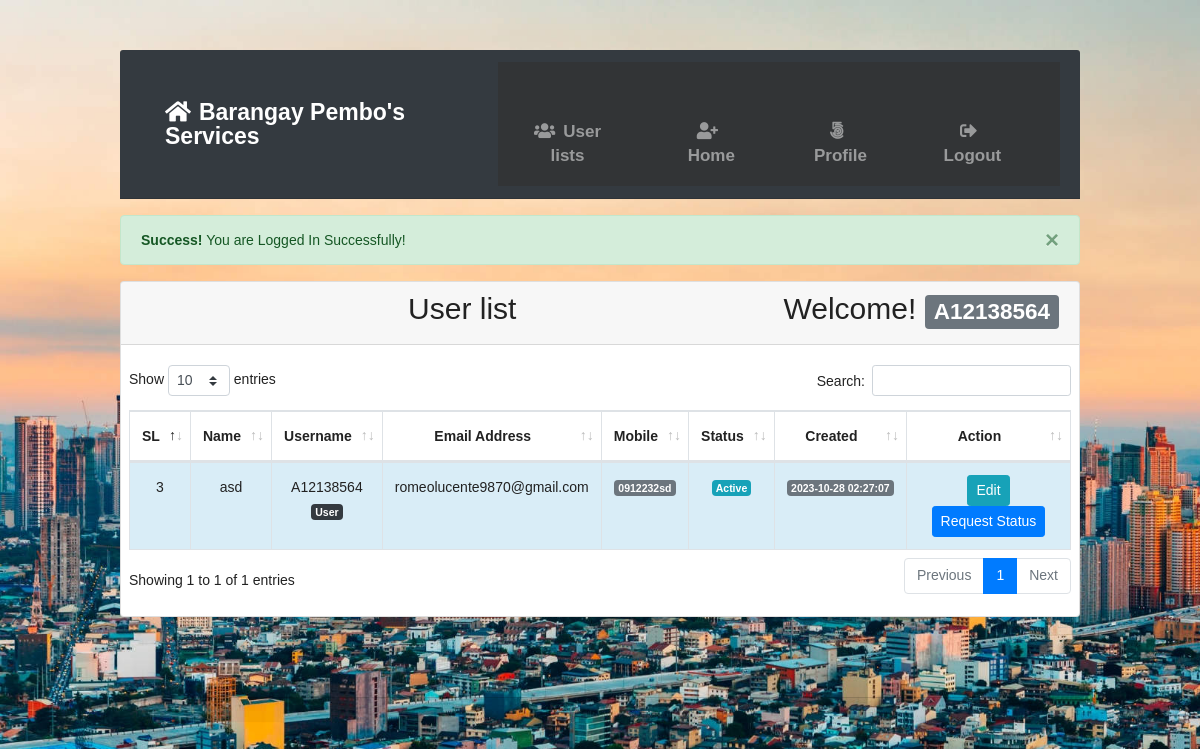
The page / (signed in) on the database its author committed.
### tables this page shows
CREATE TABLE `tbl_users` (
  `id` int(11) NOT NULL,
  `name` varchar(255) DEFAULT NULL,
  `username` varchar(255) DEFAULT NULL,
  `email` varchar(255) DEFAULT NULL,
  `password` varchar(255) DEFAULT NULL,
  `mobile` varchar(25) DEFAULT NULL,
  `roleid` tinyint(4) DEFAULT NULL,
  `isActive` tinyint(4) DEFAULT 0,
  `created_at` timestamp NOT NULL DEFAULT current_timestamp(),
  `updated_at` timestamp NOT NULL DEFAULT current_timestamp()
);

### lib/Session.php (called while the page is built, shortened)
<?php
class Session{
  public static function get($key) {
    if (isset($_SESSION[$key])) {
      return $_SESSION[$key];
    }
    else{
      return false;
    }
  }
}

### classes/Users.php (called while the page is built, shortened)
<?php
include 'lib/Database.php';
include_once 'lib/Session.php';
class Users{
  private $db;
  public function __construct(){
    $this->db = new Database();
  }
   public function formatDate($date){
      $strtime = strtotime($date);
    return date('Y-m-d H:i:s', $strtime);
   }
  public function selectAllUserData(){
    $sql = "SELECT * FROM tbl_users ORDER BY id DESC";
    $stmt = $this->db->pdo->prepare($sql);
    $stmt->execute();
    return $stmt->fetchAll(PDO::FETCH_OBJ);
  }
}

### lib/Database.php (called while the page is built, shortened)
<?php
class  Database{
  public $pdo;
  public function __construct(){
    if (!isset($this->pdo)) {
      try {
        $link = new PDO('mysql:host='.DB_HOST.'; dbname='.DB_NAME, DB_USER, DB_PASS);
        $link->setAttribute(PDO::ATTR_ERRMODE, PDO::ERRMODE_EXCEPTION);
        $link->exec("SET CHARACTER SET utf8");
        $this->pdo  =  $link;
      } catch (PDOException $e) {
        die("Connection error...".$e->getMessage());
      }
    }
  }
}

### index.php (the view, shortened to what this page needs)
<!DOCTYPE html>
<html>
<head>
    <link rel="stylesheet" type="text/css" href="main.css">
    <?php
    include 'inc/header.php';
    $logMsg = Session::get('logMsg');
    if (isset($logMsg)) {
        echo $logMsg;
    }
    ?>
</head>
<body>
  <div class="card ">
    <div class="card-header">
      <h3 class='text-center1'>User list <span class="float-right">Welcome! <strong>
        <span class="badge badge-lg badge-secondary text-white">
        <?php
        $username = Session::get('username');
        if (isset($username)) {
          echo $username;
        }
        ?></span>
        </strong></span></h3>
        </div>
        <div class="card-body pr-2 pl-2">
        <table id="example" class="table table-striped table-bordered" style="width:100%">
        <thead>
        <tr>
          <th class="text-center">SL</th>
          <th class="text-center">Name</th>
          <th class="text-center">Username</th>
          <th class="text-center">Email Address</th>
          <th class="text-center">Mobile</th>
          <th class="text-center">Status</th>
          <th class="text-center">Created</th>
          <th width='25%' class="text-center">Action</th>
        </tr>
        </thead>
        <tbody>
        <?php
        $loggedInUserId = Session::get("id");
        $loggedInUserRole = Session::get("roleid");
        $allUser = $users->selectAllUserData();
        if ($allUser) {
          $i = 0;
            foreach ($allUser as $value) {
                $i++;
                if (($loggedInUserRole == '1' && $value->roleid != '4') || ($loggedInUserRole == '4')) {
                    $showUser = true;
                } elseif ($loggedInUserRole == '2' && $value->roleid != '1' && $value->roleid != '4') {
                    $showUser = true;
                } elseif ($loggedInUserRole == '3' && $loggedInUserId == $value->id) {
                    $showUser = true;
                } else {
                    $showUser = false;
                }
                if ($showUser) {
        ?>
        <tr class="text-center" <?php if ($loggedInUserId == $value->id) {
          echo "style='background:#d9edf7'";
        } ?>>
          <td><?php echo $i; ?></td>
          <td><?php echo $value->name; ?></td>
          <td><?php echo $value->username; ?> <br>
        <?php
        if ($value->roleid  == '1') {
          echo "<span class='badge badge-lg badge-info text-white'>Admin</span>";
        } elseif ($value->roleid == '2') {
          echo "<span class='badge badge-lg badge-success text-white'>Editor</span>";
        } elseif ($value->roleid == '3') {
          echo "<span class='badge badge-lg badge-dark text-white'>User</span>";
        } elseif ($value->roleid == '4') {
          echo "<span class='badge badge-lg badge-warning text-white'>SuperAdmin</span>";
        }
        ?></td>
          <td><?php echo $value->email; ?></td>
          <td><span class="badge badge-lg badge-secondary text-white"><?php echo $value->mobile; ?></span></td>
          <td>
        <?php if ($value->isActive == '0') { ?>
          <span class="badge badge-lg badge-info text-white">Active</span>
        <?php } else { ?>
          <span class="badge badge-lg badge-danger text-white">Deactive</span>
        <?php } ?>
          </td>
          <td><span class="badge badge-lg badge-secondary text-white"><?php echo $users->formatDate($value->created_at);  ?></span></td>
          <td>
        <?php if ($loggedInUserRole == '1' || $loggedInUserRole == '4') { ?>
          <a class="btn btn-success btn-sm" href="profile.php?id=<?php echo $value->id; ?>">View</a>
          <a onclick="return confirm('Are you sure To Delete?')" class="btn btn-danger btn-sm
        <?php if ($loggedInUserId == $value->id) {
          echo "disabled";
        } ?>" href="?remove=<?php echo $value->id; ?>">Remove</a>
        <?php if ($value->isActive == '0') {  ?>
          <a onclick="return confirm('Are you sure To Deactivate?')" class="btn btn-warning btn-sm
        <?php if ($loggedInUserId == $value->id) {
          echo "disabled";
        } ?>" href="?deactive=<?php echo $value->id; ?>">Deactivate</a>
        <?php } elseif ($value->isActive == '1') { ?>
          <a onclick="return confirm('Are you sure To Activate?')" class="btn btn-secondary btn-sm
        <?php if ($loggedInUserId == $value->id) {
          echo "disabled";
        } ?>" href="?active=<?php echo $value->id; ?>">Activate</a>
        <?php } ?>
        <?php } elseif ($loggedInUserId == $value->id && $loggedInUserRole == '2') { ?>
          <a class="btn btn-info btn-sm" href="profile.php?id=<?php echo $value->id; ?>">Edit</a>
        <?php } elseif ($loggedInUserRole == '3') { ?>
          <a class="btn btn-info btn-sm" href="profile.php?id=<?php echo $value->id; ?>">Edit</a>
          <a class="btn btn-primary btn-sm" href="Show_Status_Report.php">Request Status</a>
        <?php } ?>
          </td>
        </tr>
        <?php }}} else { ?>
        <tr class="text-center">
          <td>No user available now!</td>
        </tr>
        <?php } ?>
        </tbody>
        </table>
    </div>
  </div>
  <?php
  include 'inc/footer.php';
  ?>

### main.css (style rules this page uses)
body, h1, h2, h3, p, ul, li { margin: 0; padding: 0; }
body { background-image: url('images/MakatiWP.jpg'); background-size: cover; background-repeat: no-repeat; background-attachment: fixed; font-family: Arial, sans-serif; }
h3 { font-size: 18px; margin-top: 10px; text-align: center; }
.card { margin-bottom: 80px; }

### assets/style.css (style rules this page uses)
body { line-height: 24px; font-size: 14px; font-style: normal; font-weight: normal; visibility: visible; font-family: 'Nunito', sans-serif; color: #222; }
h1, h2, h3, h4, h5, h6 { color: #222; font-family: 'Nunito', sans-serif; font-weight: 400; margin-top: 0; }
h3 { font-size: 24px; line-height: 30px; }

### rows shown on the page
tbl_users: name "asd", username "A12138564", shows "User", email "romeolucente9870@gmail.com", mobile "0912232sd", isActive "Active", created_at "2023-10-28 02:27:07"

### other values the page prints
$logMsg "× Success! You are Logged In Successfully!"
$username "A12138564"
